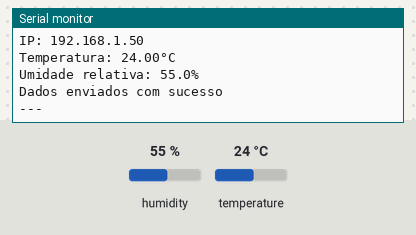
The sketch below on a simulated ESP32. Parts: the last lines printed to the serial monitor. The inputs (shaded band) are chosen by the test bench; at power-on: humidity 55 %, temperature 24 °C. WiFi joins after 1.5 s; servers stay silent unless stated.

Above: at 3.3 s.
3.4 s: humidity set to 22 %
11.1 s: temperature set to 12 °C
At 14.1 s:
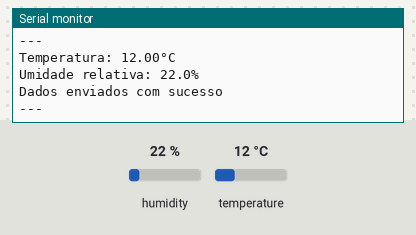
18.8 s: humidity set to 40 %
At 23.4 s:
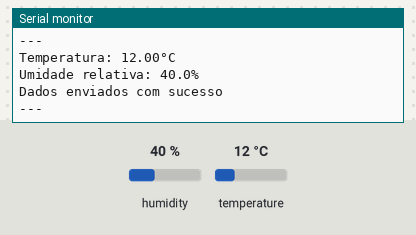

The sketch:

ex14_esp32_THINGSPEAK_DHT22.ino
```cpp
/* DÉCIMO QUARTO PROGRAMA (IoT COM THINGSPEAK, ESP32 E SENSOR DHT22)
   DANIEL RODRIGUES DE SOUSA 03/05/2024 */

#include <DHT.h>        // Biblioteca do sensor DHT11 (para leitura de temperatura e umidade)
#include <WiFi.h>       // Biblioteca para comunicação Wi-Fi
#include <ThingSpeak.h> // Biblioteca para envio de dados para o ThingSpeak

#define DHT_PIN 13      // Define o pino para a conexão do sensor DHT11 (altere se necessário)

DHT dht(DHT_PIN, DHT22);// Cria um objeto para controlar o sensor DHT11. Caso use o DHT22, troque a constante DHT11 para DHT22

#define ssid  "Wokwi-GUEST" // Dados da sua rede Wi-Fi
#define senha ""            // Senha da rede Wi-Fi (deixe em branco se não tiver)

                                      // OBS: Altere de acordo com os dados da conta do ThingSpeak
#define myChannelNumber 1234567       // Número do canal no ThingSpeak onde você deseja enviar os dados
#define myApiKey  "ABCDEFGHIJKLMNOP"  // Chave de API para o seu canal no ThingSpeak

#define server    "api.thingspeak.com"// Endereço da API do ThingSpeak

WiFiClient client;

int status;

void setup()
{
  dht.begin();          // Inicia a comunicação com o sensor DHT11
  Serial.begin(115200); // Define a taxa de transferência serial (115,2 kbps)

  delay(100);

  Serial.print("Se conectando a: ");
  Serial.println(ssid); // Imprime o nome da rede Wi-Fi

  WiFi.begin(ssid, senha);  // Se conecta ao Wi-Fi com as credenciais definidas

  while (WiFi.status() != WL_CONNECTED) // Verifica se a conexão foi bem-sucedida
  {
    delay(1000);
    Serial.print(".");
  }

  Serial.println("\nConectado");
  Serial.print("IP: ");
  Serial.println(WiFi.localIP()); // Imprime o endereço de IP do ESP32

  WiFi.mode(WIFI_STA);            // Define a modalidade da conexão Wi-Fi (modo estação)

  ThingSpeak.begin(client);
}

void loop()
{
  dht.read(); // Lê as medições do sensor DHT11 (temperatura e umidade)

  ThingSpeak.setField(1, dht.readTemperature());  // Define o valor para a campo 1 no ThingSpeak
  ThingSpeak.setField(2, dht.readHumidity());     // Define o valor para a campo 2 no ThingSpeak

  status = ThingSpeak.writeFields(myChannelNumber, myApiKey); // Envio dos dados para o ThingSpeak

  Serial.println("Temperatura: " + String(dht.readTemperature(), 2) + "°C");  // Imprime a temperatura
  Serial.println("Umidade relativa: " + String(dht.readHumidity(), 1) + "%"); // Imprime a umidade

  if(status == 200)
  {
    Serial.println("Dados enviados com sucesso");
  }
  else
  {
    Serial.println("Erro de envio " + String(status));
  }

  Serial.println("---");

  delay(10000); // Aguarda por 10 segundos antes de enviar os dados novamente
}
```

Measured:
- after the input at 11.1 s, the serial monitor: prints a new line after 1.6 s (image 1)
- after the input at 18.8 s, the serial monitor: prints a new line after 4.2 s (image 2)
